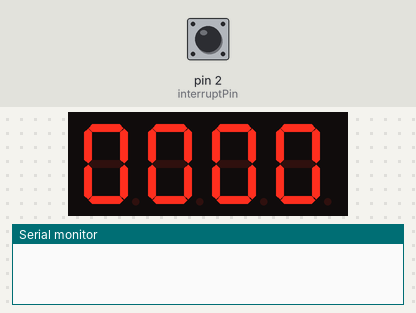
Recording of a sketch running on a simulated Arduino Uno, built with avr-gcc and run on an emulated ATmega328P. Parts: 4-digit seven-segment display, the last lines printed to the serial monitor. The test bench sets the inputs (shaded band); at power-on: pin 2 (interruptPin) HIGH.

Above: at 1.2 s.
1.3 s: pin 2 (interruptPin) pulled LOW for 0.15 s
At 1.35 s:
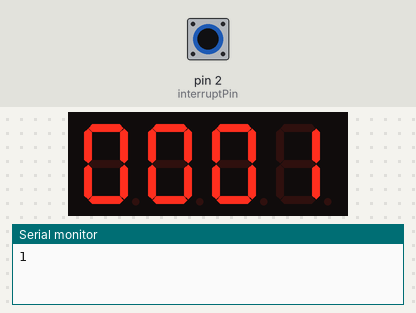
At 1.75 s:
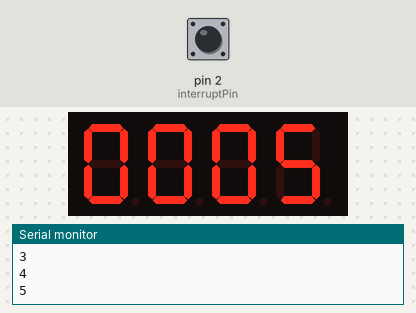
Timing chart, 0 to 4.3 s (numbered marks = the images above; inputs shaded):
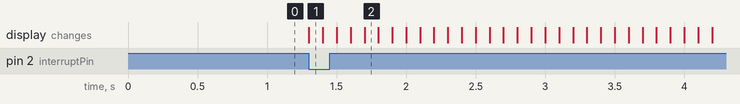

The sketch:

CRONO_2.0.ino
```cpp
#define RESTART asm("jmp 0x0000")
#include "SevSeg.h"

SevSeg sevseg;
const byte interruptPin = 2;
volatile int cont=0;
volatile int delai=0;
static int tiempo1;
static int deciSeconds = 0;

void setup()
{
  Serial.begin(9600);
  byte numDigits = 4;
  byte digitPins[] = {6, 5, 4, 3};
  byte segmentPins[] = {7, 8, 9, 10, 11, 12, 13};

  sevseg.begin(N_TRANSISTORS, numDigits, digitPins, segmentPins);
  sevseg.setBrightness(30);

  pinMode(interruptPin, INPUT_PULLUP);
  attachInterrupt(digitalPinToInterrupt(interruptPin), pulso, LOW);
}

void loop()
{
  if(cont==0)
  {
    if(deciSeconds==0)
    {
      sevseg.setNumber(deciSeconds,4);
      sevseg.refreshDisplay(); // Must run repeatedly
    }
    else
      fin();
  }
  else
  {
    static unsigned long timer = millis();
    if (millis() >= timer)
    {
      deciSeconds++; // 100 milliSeconds is equal to 1 deciSecond
      timer += 100;
      if(deciSeconds-delai==30)
        attachInterrupt(digitalPinToInterrupt(interruptPin), pulso, LOW);
      Serial.println(deciSeconds);
      if (deciSeconds%1000 == 600)
        deciSeconds+=400;
      sevseg.setNumber(deciSeconds,4);
    }
    sevseg.refreshDisplay(); // Must run repeatedly

  }
}

void pulso()
{
  detachInterrupt(digitalPinToInterrupt(interruptPin));
  cont++ ;
  delai=deciSeconds;
  if(cont==2)
  {
    tiempo1=deciSeconds;
    deciSeconds=0;
    delai=0;
  }
  else if(cont==3)
    cont=0;
}

 void fin()
 {
  int i=0;
      while(true)
      {
        if(i<400)
        {
          sevseg.setNumber(deciSeconds,4);
          sevseg.refreshDisplay(); // Must run repeatedly
        }
        else
        {
          sevseg.setNumber(tiempo1,4);
          sevseg.refreshDisplay(); // Must run repeatedly
        }
        i++;
        if(i==800)
          RESTART;

      }
}
```

Measured:
- after the input at 1.3 s, the display: changes at once (image 1)
